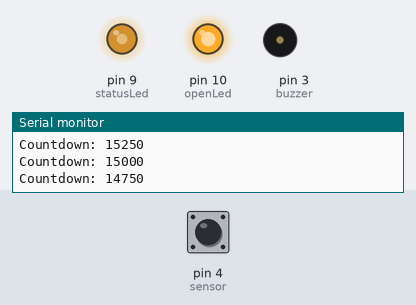
Recording of a sketch running on a simulated Arduino Uno, built with avr-gcc and run on an emulated ATmega328P. Parts: output pins drawn as LEDs (lit = HIGH), buzzer (waves = sounding), the last lines printed to the serial monitor. Dashed ring = blinking. Inputs (shaded band) come from the test bench; at power-on: pin 4 (sensor) HIGH.

Above: at 1.2 s.
1.3 s: pin 4 (sensor) driven LOW
At 1.45 s:
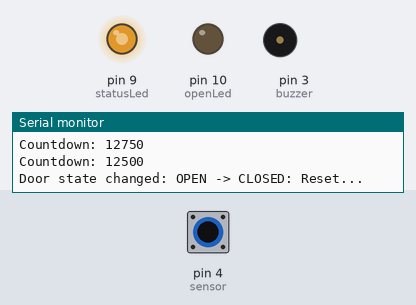
4.3 s: pin 4 (sensor) driven HIGH
At 5.4 s:
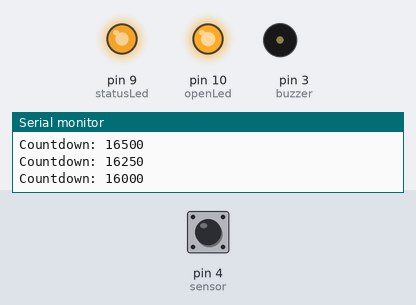
7.3 s: pin 4 (sensor) driven LOW
10.3 s: pin 4 (sensor) driven HIGH
13.3 s: pin 4 (sensor) pulsed LOW 2 times (0.12 s each, 0.3 s apart)
At 13.62 s:
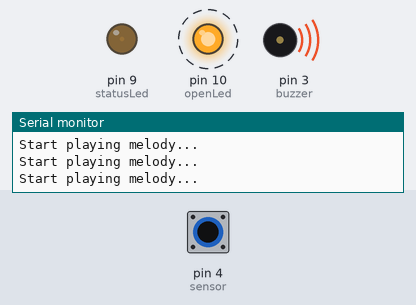
16.9 s: pin 4 (sensor) pulsed LOW 2 times (0.12 s each, 0.3 s apart)
At 17.22 s:
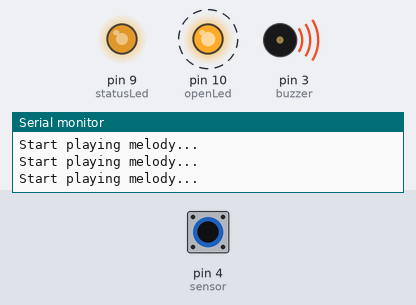
Timing chart, 0 to 21.5 s (numbered marks = the images above; inputs shaded):
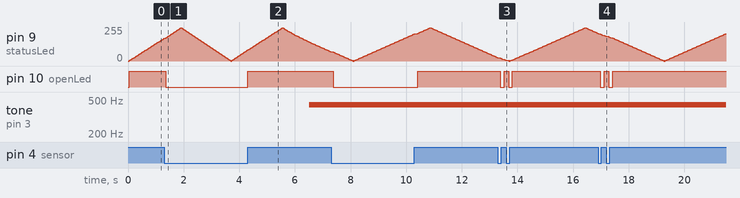

Measured:
- after the input at 1.3 s, pin 10 (openLed): HIGH → LOW after 0.05 s; tone on pin 3 (buzzer): stays silent (without the input it goes to 440 Hz after 0.92 s)
- after the input at 4.3 s, pin 10 (openLed): LOW → HIGH at once; tone on pin 3 (buzzer): silent → 440 Hz after 2.2 s
- after the input at 7.3 s, pin 10 (openLed): HIGH → LOW after 0.08 s
- after the input at 10.3 s, pin 10 (openLed): LOW → HIGH after 0.11 s
- after the input at 13.3 s, pin 10 (openLed): alternates HIGH for 0.16 s and LOW for 0.14 s, 4 changes in all, then stays HIGH, starting after 0.08 s
- after the input at 16.9 s, pin 10 (openLed): alternates HIGH for 0.16 s and LOW for 0.14 s, 4 changes in all, then stays HIGH, starting after 0.08 s

The sketch:

arduino-fridge-alarm.ino
```cpp
#include "pitches.h"
#include "protothreads.h"

// if enabled, the melody will print to the serial port
const int silendMode = 0;

// Digital pins
const int buzzer = 3;
const int sensor = 4;
const int statusLed = 9;
const int openLed = 10;

// Frozen - Let if go refrain
int melody[] = {
  NOTE_A4, NOTE_B4, NOTE_C5, NOTE_G4, NOTE_G4, NOTE_D5, 0,            // A B ^C G G ^D (7)
  NOTE_C5, NOTE_A4, NOTE_A4, NOTE_A4, NOTE_A4, NOTE_B4, NOTE_C5, 0,   // ^C A A A A-B-^C (8)
  NOTE_A4, NOTE_B4, NOTE_C5, NOTE_G4, NOTE_E5, NOTE_E5, NOTE_D5, 0,    // A B ^C G ^E ^E-^D (8)
  NOTE_C5, NOTE_D5, NOTE_E5, NOTE_E5, NOTE_F5, NOTE_E5, NOTE_D5, NOTE_C5, 0 // ^C ^D-^E ^E ^F-^E ^D-^C ^D-^C
};

// note durations: 4 = quarter note, 8 = eighth note, etc.:
int noteDurations[] = {
  4, 4, 1, 4, 4, 1, 2,
  2, 4, 2 ,2, 4, 4, 1, 2,
  4, 4, 1, 4, 4, 2, 1, 2,
  4, 4, 4, 2, 2, 2, 4, 1, 2
};

int noteCount = 35;
int currentNoteIndex = 0;
int pauseBetweenNotes = 0;

int ledBrightness = 0;
int fadeSteps = 5;

// Door state: 0 - closed / 1 - open
int doorState;

// 0 - alarm disabled / 1 - alarm enabled
int doorAlarmEnabled = 0;
// Special flag to kill the alarm thread properly.
int disableDoorAlarm = 0;

int doorCheckDelay = 250;
int ellapsedTime = 0;
int melodyStartTime = 30000; // 30 seconds

// Thread pointer
pt ptLedFade;
pt ptMelody;
pt ptDoorCheck;

int controlLeds(struct pt* pt) {
  PT_BEGIN(pt);

  if(doorState == 1) {
    analogWrite(openLed, 255);
  }
  else {
    analogWrite(openLed, 0);
  }

  analogWrite(statusLed, ledBrightness);
  ledBrightness = ledBrightness + fadeSteps;
  if (ledBrightness <= 0 || ledBrightness >= 250)
  {
    fadeSteps = -fadeSteps;
  }

  PT_SLEEP(pt, 35);
  PT_END(pt);
}

int playMelodyThread(struct pt* pt) {
  PT_BEGIN(pt);

  Serial.println("\nStart playing melody...");

  // Use global note index instead of loop variables, because threads
  // will not save local variables when switching context
  currentNoteIndex = 0;
  disableDoorAlarm = 0;

  // iterate over the notes of the melody:
  for (;currentNoteIndex < noteCount; currentNoteIndex++) {

    // Disable melody when the "disableDoorAlarm" flag was set
    if(disableDoorAlarm == 1) {
      Serial.println("Shutdown Melody...");
      disableDoorAlarm = 0;
      doorAlarmEnabled = 0;
      break;
    }

    // to calculate the note duration, take one second divided by the note type.
    //e.g. quarter note = 1000 / 4, eighth note = 1000/8, etc.
    int noteDuration = 1000 / noteDurations[currentNoteIndex];

    if(silendMode == 0) {
      tone(buzzer, melody[currentNoteIndex], noteDuration);
    }
    else {
      Serial.print("~ ~ ~ : ");
      Serial.println(melody[currentNoteIndex]);
    }

    // to distinguish the notes, set a minimum time between them.
    pauseBetweenNotes = noteDuration * 1.10;
    PT_SLEEP(pt, pauseBetweenNotes);

    // stop the tone playing:
    noTone(buzzer);
  }

  noTone(buzzer);

  PT_END(pt);
}

int doorCheckThread(struct pt* pt) {
  PT_BEGIN(pt);

  int doorStateValue = digitalRead(sensor);

  if(doorState != doorStateValue) {
    Serial.print("\nDoor state changed: ");
    if(doorStateValue == HIGH) {
      Serial.println("CLOSED -> OPEN: Beginn Countdoun...");
    }
    else {
      Serial.println("OPEN -> CLOSED: Reset...");
    }
  }

  doorState = doorStateValue;

  if (doorState == HIGH && doorAlarmEnabled == 0){
    ellapsedTime = ellapsedTime + doorCheckDelay;
  }
  else if(doorState == LOW){
    // Set the flag so that the melody thread kills itself
    disableDoorAlarm = 1;
    ellapsedTime = 0;
  }

  if(doorState == HIGH && doorAlarmEnabled == 0) {
    Serial.print("Countdown: ");
    Serial.println(melodyStartTime - ellapsedTime);
  }

  if(ellapsedTime >= melodyStartTime) {
    doorAlarmEnabled = 1;
    ellapsedTime = 0;
  }

  PT_SLEEP(pt, doorCheckDelay);

  PT_END(pt);
}

void setup() {
  PT_INIT(&ptLedFade);
  PT_INIT(&ptMelody);
  PT_INIT(&ptDoorCheck);

  Serial.begin(9600);
  pinMode(sensor, INPUT_PULLUP);
}

void loop() {
  // Fade LED
  PT_SCHEDULE(controlLeds(&ptLedFade));

  // Check door state
  PT_SCHEDULE(doorCheckThread(&ptDoorCheck));

  // Play melody if door alarm is enabled
  // Do not use the "doorAlarmEnabled" flag to kill the melody thread!
  // First, set the "disableDoorAlarm" flag, so that the melody thread ends itself. Then, in the
  // melody thread, reset the "doorAlarmEnabled" and the "disableDoorAlarm" flag.
  if(doorAlarmEnabled == 1) {
    PT_SCHEDULE(playMelodyThread(&ptMelody));;
  }
}
```

pitches.h
```cpp
/*************************************************

 * Public Constants

 *************************************************/

#define NOTE_B0  31
#define NOTE_C1  33
#define NOTE_CS1 35
#define NOTE_D1  37
#define NOTE_DS1 39
#define NOTE_E1  41
#define NOTE_F1  44
#define NOTE_FS1 46
#define NOTE_G1  49
#define NOTE_GS1 52
#define NOTE_A1  55
#define NOTE_AS1 58
#define NOTE_B1  62
#define NOTE_C2  65
#define NOTE_CS2 69
#define NOTE_D2  73
#define NOTE_DS2 78
#define NOTE_E2  82
#define NOTE_F2  87
#define NOTE_FS2 93
#define NOTE_G2  98
#define NOTE_GS2 104
#define NOTE_A2  110
#define NOTE_AS2 117
#define NOTE_B2  123
#define NOTE_C3  131
#define NOTE_CS3 139
#define NOTE_D3  147
#define NOTE_DS3 156
#define NOTE_E3  165
#define NOTE_F3  175
#define NOTE_FS3 185
#define NOTE_G3  196
#define NOTE_GS3 208
#define NOTE_A3  220
#define NOTE_AS3 233
#define NOTE_B3  247
#define NOTE_C4  262
#define NOTE_CS4 277
#define NOTE_D4  294
#define NOTE_DS4 311
#define NOTE_E4  330
#define NOTE_F4  349
#define NOTE_FS4 370
#define NOTE_G4  392
#define NOTE_GS4 415
#define NOTE_A4  440
#define NOTE_AS4 466
#define NOTE_B4  494
#define NOTE_C5  523
#define NOTE_CS5 554
#define NOTE_D5  587
#define NOTE_DS5 622
#define NOTE_E5  659
#define NOTE_F5  698
#define NOTE_FS5 740
#define NOTE_G5  784
#define NOTE_GS5 831
#define NOTE_A5  880
#define NOTE_AS5 932
#define NOTE_B5  988
#define NOTE_C6  1047
#define NOTE_CS6 1109
#define NOTE_D6  1175
#define NOTE_DS6 1245
#define NOTE_E6  1319
#define NOTE_F6  1397
#define NOTE_FS6 1480
#define NOTE_G6  1568
#define NOTE_GS6 1661
#define NOTE_A6  1760
#define NOTE_AS6 1865
#define NOTE_B6  1976
#define NOTE_C7  2093
#define NOTE_CS7 2217
#define NOTE_D7  2349
#define NOTE_DS7 2489
#define NOTE_E7  2637
#define NOTE_F7  2794
#define NOTE_FS7 2960
#define NOTE_G7  3136
#define NOTE_GS7 3322
#define NOTE_A7  3520
#define NOTE_AS7 3729
#define NOTE_B7  3951
#define NOTE_C8  4186
#define NOTE_CS8 4435
#define NOTE_D8  4699
#define NOTE_DS8 4978
```
